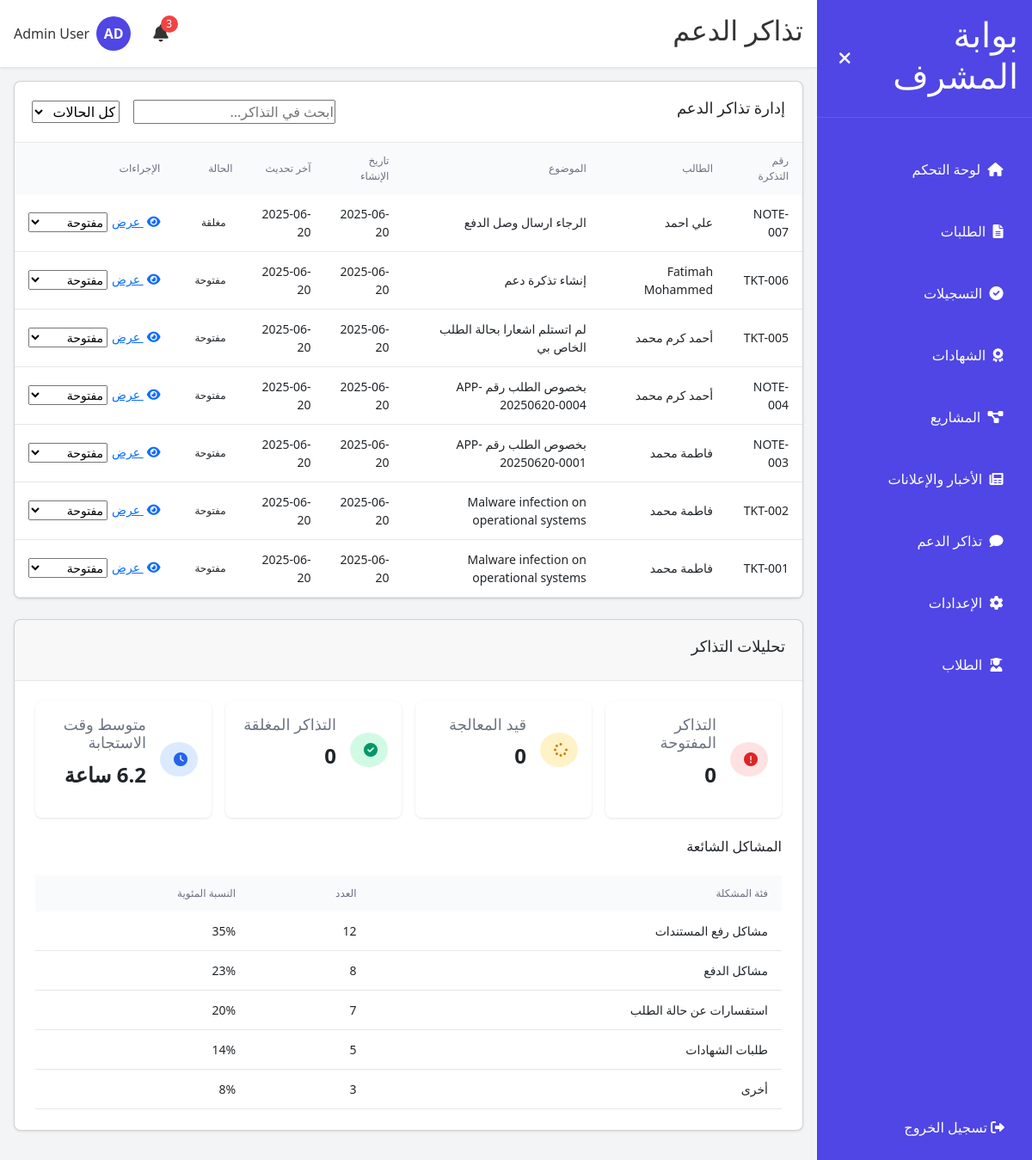
The page /admin/tickets (signed in) on the database its author committed.
### models.py (models this page shows, shortened)
class User(db.Model, UserMixin):
    __tablename__ = 'user'
    id = db.Column(db.Integer, primary_key=True)
    email = db.Column(db.String(120), unique=True, nullable=False)
    password_hash = db.Column(db.String(256), nullable=False)
    full_name = db.Column(db.String(120), nullable=False)
    role = db.Column(db.String(20), default='student')
    created_at = db.Column(db.DateTime, default=lambda: datetime.now(UTC))
    phone = db.Column(db.String(20))
    nationality = db.Column(db.String(50))
    education = db.Column(db.String(100))
    gender = db.Column(db.String(10))
    military_status = db.Column(db.String(20))
    is_verified = db.Column(db.Boolean, default=False, nullable=False)
    applications = db.relationship('Application', back_populates='user', lazy=True)
    documents = db.relationship('Document', back_populates='user', lazy=True)
    certificates = db.relationship('Certificate', back_populates='user', lazy=True)
    tickets = db.relationship('Ticket', back_populates='user', lazy=True)
    notifications = db.relationship('Notification', back_populates='user', lazy=True)
    enrollments = db.relationship('CourseEnrollment', back_populates='student', lazy=True)
    payments = db.relationship('Payment', back_populates='user', lazy=True)
    projects = db.relationship('Project', back_populates='user', lazy=True)
    def is_admin(self):
        return self.role == 'admin'

class Ticket(db.Model):
    __tablename__ = 'ticket'
    id = db.Column(db.Integer, primary_key=True)
    ticket_id = db.Column(db.String(20), unique=True, nullable=False)
    user_id = db.Column(db.Integer, db.ForeignKey('user.id'), nullable=False)
    subject = db.Column(db.String(100), nullable=False)
    status = db.Column(db.String(20), default='Open')
    created_at = db.Column(db.DateTime, default=lambda: datetime.now(UTC))
    user = db.relationship('User', back_populates='tickets')
    messages = db.relationship('TicketMessage', back_populates='ticket', lazy=True, order_by='TicketMessage.created_at', cascade="all, delete-orphan")

class TicketMessage(db.Model):
    __tablename__ = 'ticket_message'
    id = db.Column(db.Integer, primary_key=True)
    ticket_id = db.Column(db.Integer, db.ForeignKey('ticket.id'), nullable=False)
    sender = db.Column(db.String(20), nullable=False)
    message = db.Column(db.Text, nullable=False)
    created_at = db.Column(db.DateTime, default=lambda: datetime.now(UTC))
    ticket = db.relationship('Ticket', back_populates='messages')

### run.py (the view)
@app.route('/admin/tickets')
@login_required
def admin_tickets():
    if not current_user.is_admin():
        return redirect(url_for('student_dashboard'))
    tickets = Ticket.query.order_by(Ticket.created_at.desc()).all()
    open_count = 0
    in_progress_count = 0
    closed_count = 0
    for ticket in tickets:
        if ticket.status == 'Open':
            open_count += 1
        elif ticket.status == 'In Progress':
            in_progress_count += 1
        elif ticket.status == 'Closed':
            closed_count += 1
    return render_template(
        'admin/tickets.html',
        tickets=tickets,
        open_count=open_count,
        in_progress_count=in_progress_count,
        closed_count=closed_count
    )

### run.py (called while the page is built, shortened)
@login_manager.user_loader
def load_user(user_id):
    return User.query.get(int(user_id))

@app.template_filter('time_ago')
def time_ago_filter(time):
    now = datetime.now(UTC)
    if time.tzinfo is None:
        time = time.replace(tzinfo=UTC)
    diff = now - time
    seconds = diff.total_seconds()
    if seconds < 60:
        return "الآن"
    elif seconds < 86400: # Less than a day
        hours = int(seconds / 3600)
        if hours == 1:
            return "منذ ساعة واحدة"
        elif hours == 2:
            return "منذ ساعتين"
        elif 3 <= hours <= 10:
            return f"منذ {hours} ساعات"
        else:
            return f"منذ {hours} ساعة"
    else:
        return time.strftime("%Y-%m-%d")

@app.template_filter('slice')
def slice_filter(iterable, start, end=None):
    if end is None:
        return iterable[start:]
    return iterable[start:end]

@app.context_processor
def inject_now():
    return {'now': datetime.now(UTC)}

@app.context_processor
def utility_processor():
    return {
        'now': datetime.now(UTC),
        's3_url': s3_url_filter  # --- S3 INTEGRATION: Make s3_url function available globally in templates
    }

### templates/admin/tickets.html (shortened to what this page needs)
{% extends "admin_layout.html" %}
{% block page_title %}تذاكر الدعم{% endblock %}
{% block main_content %}
<div class="card">
    <div class="card-header-with-actions">
        <h3>إدارة تذاكر الدعم</h3>
        <div class="header-actions">
            <div class="search-container">
                <input type="text" id="search-input" placeholder="ابحث في التذاكر..." class="form-input">
            </div>
            <select id="status-filter" class="form-input">
                <option value="">كل الحالات</option>
            </select>
        </div>
    </div>
    <div class="table-container">
        <table class="full-width-table">
            <thead>
                <tr>
                    <th>رقم التذكرة</th>
                    <th>الطالب</th>
                    <th>الموضوع</th>
                    <th>تاريخ الإنشاء</th>
                    <th>آخر تحديث</th>
                    <th>الحالة</th>
                    <th>الإجراءات</th>
                </tr>
            </thead>
            <tbody>
                {% for ticket in tickets %}
                    <tr>
                        <td>{{ ticket.ticket_id }}</td>
                        <td>{{ ticket.user.full_name }}</td>
                        <td>{{ ticket.subject }}</td>
                        <td>{{ ticket.created_at.strftime('%Y-%m-%d') }}</td>
                        <td>
                            {% if ticket.messages %}
                                {{ ticket.messages[-1].created_at.strftime('%Y-%m-%d') }}
                            {% else %}
                                {{ ticket.created_at.strftime('%Y-%m-%d') }}
                            {% endif %}
                        </td>
                        <td>
                            <span class="status-badge
                                ">
                                {% if ticket.status == 'Open' %}مفتوحة
                                {% elif ticket.status == 'In Progress' %}قيد المعالجة
                                {% elif ticket.status == 'Closed' %}مغلقة
                                {% else %}{{ ticket.status }}
                                {% endif %}
                            </span>
                        </td>
                        <td>
                            <div class="actions-cell">
                                <a href="{{ url_for('admin_ticket_detail', ticket_id=ticket.id) }}" class="action-btn">
                                    <i class="fas fa-eye"></i> عرض
                                </a>
                                <select class="ticket-status-select" data-id="{{ ticket.id }}">
                                    <option value="Open" {% if ticket.status == 'Open' %}selected{% endif %}>مفتوحة</option>
                                </select>
                            </div>
                        </td>
                    </tr>
                {% else %}
                    <tr>
                        <td colspan="7" class="text-center">لا توجد تذاكر دعم</td>
                    </tr>
                {% endfor %}
            </tbody>
        </table>
    </div>
</div>
<div class="card mt-6">
    <div class="card-header">
        <h3>تحليلات التذاكر</h3>
    </div>
    <div class="card-body">
        <div class="stats-grid">
            <div class="stat-card">
                <div class="stat-content rtl-stat">
                    <div class="stat-icon red">
                        <i class="fas fa-exclamation-circle"></i>
                    </div>
                    <div>
                        <h3 class="stat-title">التذاكر المفتوحة</h3>
                        <p class="stat-value">{{ open_count }}</p>
                    </div>
                </div>
            </div>
            <div class="stat-card">
                <div class="stat-content rtl-stat">
                    <div class="stat-icon yellow">
                        <i class="fas fa-spinner"></i>
                    </div>
                    <div>
                        <h3 class="stat-title">قيد المعالجة</h3>
                        <p class="stat-value">{{ in_progress_count }}</p>
                    </div>
                </div>
            </div>
            <div class="stat-card">
                <div class="stat-content rtl-stat">
                    <div class="stat-icon green">
                        <i class="fas fa-check-circle"></i>
                    </div>
                    <div>
                        <h3 class="stat-title">التذاكر المغلقة</h3>
                        <p class="stat-value">{{ closed_count }}</p>
                    </div>
                </div>
            </div>
            <div class="stat-card">
                <div class="stat-content rtl-stat">
                    <div class="stat-icon blue">
                        <i class="fas fa-clock"></i>
                    </div>
                    <div>
                        <h3 class="stat-title">متوسط وقت الاستجابة</h3>
                        <p class="stat-value">6.2 ساعة</p>
                    </div>
                </div>
            </div>
        </div>
        <div class="mt-6">
            <h4 class="mb-4">المشاكل الشائعة</h4>
            <div class="table-container">
                <table class="full-width-table">
                    <thead>
                        <tr>
                            <th>فئة المشكلة</th>
                            <th>العدد</th>
                            <th>النسبة المئوية</th>
                        </tr>
                    </thead>
                    <tbody>
                        <tr>
                            <td>مشاكل رفع المستندات</td>
                            <td>12</td>
                            <td>35%</td>
                        </tr>
                        <tr>
                            <td>مشاكل الدفع</td>
                            <td>8</td>
                            <td>23%</td>
                        </tr>
                        <tr>
                            <td>استفسارات عن حالة الطلب</td>
                            <td>7</td>
                            <td>20%</td>
                        </tr>
                        <tr>
                            <td>طلبات الشهادات</td>
                            <td>5</td>
                            <td>14%</td>
                        </tr>
                        <tr>
                            <td>أخرى</td>
                            <td>3</td>
                            <td>8%</td>
                        </tr>
                    </tbody>
                </table>
            </div>
        </div>
    </div>
</div>
{% endblock %}

### templates/admin_layout.html (shortened to what this page needs)
{% extends "base.html" %}
{% block content %}
<div class="dashboard-container">
    <div id="sidebar" class="sidebar">
        <div class="sidebar-header">
            <h1 id="sidebar-title">بوابة المشرف</h1>
            <button id="toggle-sidebar" class="btn-icon">
                <i class="fas fa-times"></i>
            </button>
        </div>
        <nav class="sidebar-nav">
            <ul class="nav-list">
                <li class="nav-item">
                    <a href="{{ url_for('admin_dashboard') }}" class="nav-link {% if request.endpoint == 'admin_dashboard' %}active{% endif %}">
                        <i class="fas fa-home"></i>
                        <span class="nav-text">لوحة التحكم</span>
                    </a>
                </li>
                <li class="nav-item">
                    <a href="{{ url_for('admin_applications') }}" class="nav-link {% if request.endpoint == 'admin_applications' %}active{% endif %}" id="admin-applications-link">
                        <i class="fas fa-file-alt"></i>
                        <span class="nav-text">الطلبات</span>
                    </a>
                </li>
                <li class="nav-item">
                    <a href="{{ url_for('admin_enrollments') }}" class="nav-link {% if request.endpoint == 'admin_enrollments' %}active{% endif %}">
                        <i class="fas fa-check-circle"></i>
                        <span class="nav-text">التسجيلات</span>
                    </a>
                </li>
                <li class="nav-item">
                    <a href="{{ url_for('admin_certificates') }}" class="nav-link {% if request.endpoint == 'admin_certificates' %}active{% endif %}">
                        <i class="fas fa-award"></i>
                        <span class="nav-text">الشهادات</span>
                    </a>
                </li>
                <li class="nav-item">
                    <a href="{{ url_for('admin_projects') }}" class="nav-link {% if request.endpoint == 'admin_projects' %}active{% endif %}">
                        <i class="fas fa-project-diagram"></i>
                        <span class="nav-text">المشاريع</span>
                    </a>
                </li>
                <li class="nav-item">
                    <a href="{{ url_for('admin_news') }}" class="nav-link {% if 'news' in request.endpoint %}active{% endif %}">
                        <i class="fas fa-newspaper"></i>
                        <span class="nav-text">الأخبار والإعلانات</span>
                    </a>
                </li>
                <li class="nav-item">
                    <a href="{{ url_for('admin_tickets') }}" class="nav-link {% if request.endpoint == 'admin_tickets' %}active{% endif %}">
                        <i class="fas fa-comment"></i>
                        <span class="nav-text">تذاكر الدعم</span>
                    </a>
                </li>
                <li class="nav-item">
                    <a href="{{ url_for('admin_settings') }}" class="nav-link {% if request.endpoint == 'admin_settings' %}active{% endif %}">
                        <i class="fas fa-cog"></i>
                        <span class="nav-text">الإعدادات</span>
                    </a>
                </li>
                <li class="nav-item">
                    <a href="{{ url_for('admin_students') }}" class="nav-link {% if request.endpoint == 'admin_students' %}active{% endif %}">
                        <i class="fas fa-user-graduate"></i>
                        <span class="nav-text">الطلاب</span>
                    </a>
                </li>
            </ul>
        </nav>
        <div class="logout-container">
            <a href="{{ url_for('logout') }}" class="nav-item">
                <i class="fas fa-sign-out-alt"></i>
                <span class="nav-text">تسجيل الخروج</span>
            </a>
        </div>
    </div>
    <div class="main-content">
        <header class="header">
            <div class="header-content">
                <h2 id="page-title">{% block page_title %}لوحة التحكم{% endblock %}</h2>
                <div class="header-actions">
                    <div class="notification-container">
                        <button id="notification-btn" class="btn-icon">
                            <i class="fas fa-bell"></i>
                            {% set unread_notifications = current_user.notifications|selectattr('read', 'equalto', false)|list %}
                            {% if unread_notifications %}
                                <span id="notification-badge" class="notification-badge">{{ unread_notifications|length }}</span>
                            {% endif %}
                        </button>
                    </div>
                    <div class="user-container">
                        <div class="avatar">AD</div>
                        <span id="user-name" class="user-name">{{ current_user.full_name }}</span>
                    </div>
                </div>
            </div>
        </header>
        <main class="content">
            {% block main_content %}{% endblock %}
        </main>
    </div>
</div>
{% endblock %}

### templates/admin/tickets.html (style rules this page uses)
.rtl-stat { display: flex; flex-direction: row; justify-content: flex-start; text-align: right; }
.rtl-stat .stat-icon { margin-left: 16px; margin-right: 0; }

### rows shown on the page
User: full_name "Admin User"
Ticket: ticket_id "NOTE-007", user.full_name "علي احمد", subject "الرجاء ارسال وصل الدفع", created_at "2025-06-20", status "مغلقة", id "مفتوحة"
Ticket: ticket_id "TKT-006", user.full_name "Fatimah Mohammed", subject "إنشاء تذكرة دعم", created_at "2025-06-20", status "مفتوحة", id "مفتوحة"
Ticket: ticket_id "TKT-005", user.full_name "أحمد كرم محمد", subject "لم اتستلم اشعارا بحالة الطلب الخاص بي", created_at "2025-06-20", status "مفتوحة", id "مفتوحة"
Ticket: ticket_id "NOTE-004", user.full_name "أحمد كرم محمد", subject "بخصوص الطلب رقم APP-20250620-0004", created_at "2025-06-20", status "مفتوحة", id "مفتوحة"
Ticket: ticket_id "NOTE-003", user.full_name "فاطمة محمد", subject "بخصوص الطلب رقم APP-20250620-0001", created_at "2025-06-20", status "مفتوحة", id "مفتوحة"
Ticket: ticket_id "TKT-002", user.full_name "فاطمة محمد", subject "Malware infection on operational systems", created_at "2025-06-20", status "مفتوحة", id "مفتوحة"
Ticket: ticket_id "TKT-001", user.full_name "فاطمة محمد", subject "Malware infection on operational systems", created_at "2025-06-20", status "مفتوحة", id "مفتوحة"

### other values the page prints
{{ unread_notifications|length }} "3"
{{ open_count }} "0"
{{ in_progress_count }} "0"
{{ closed_count }} "0"
